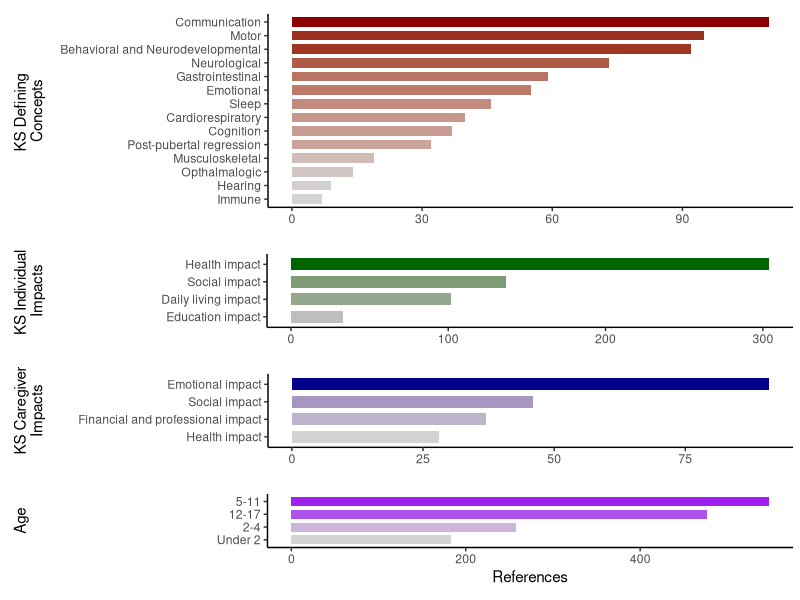
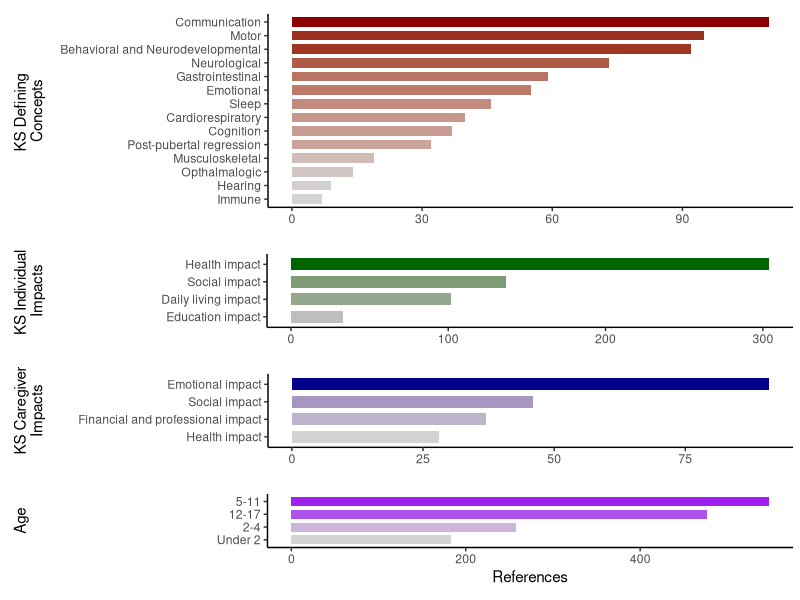
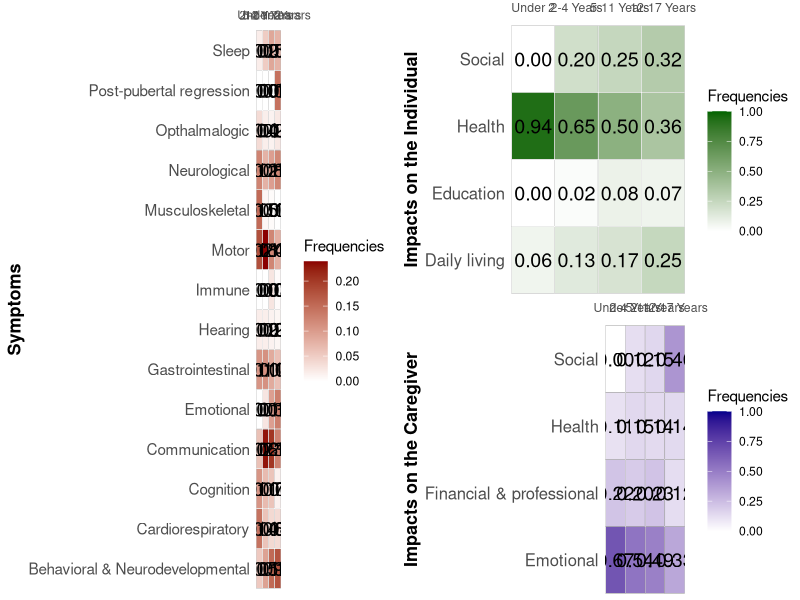
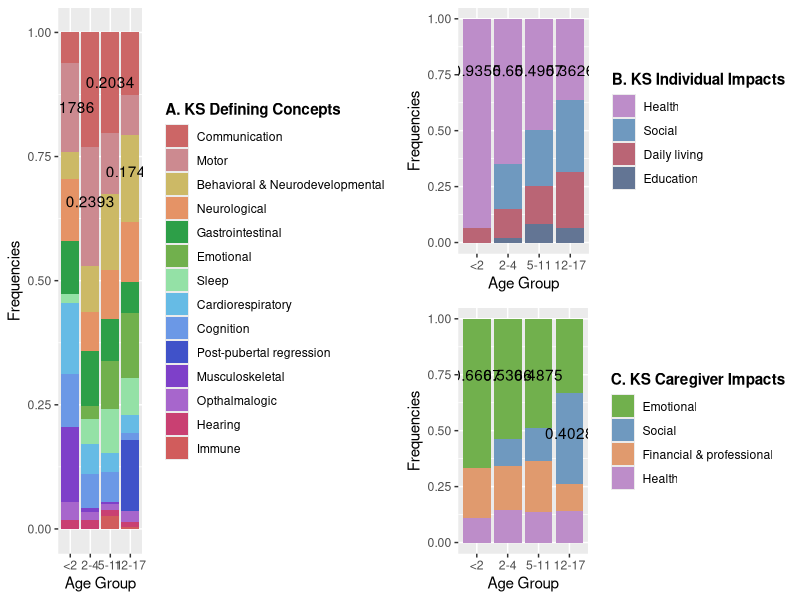

Generate these figures, in order, with R:
## ---- chunk 1
library(readxl)
library(dplyr)
library(ggplot2)
library(gridExtra)

# Data cleaning
KSdata <- read_excel("KS_data.xlsx", sheet = 1)

KSD <- KSdata[2:15, ]
KSD1 <- KSD |>
  select(c("...1", "Total references"))
colnames(KSD1) <- c("KDC", "total")

KSI <- KSdata[18:21, ]
KSI1 <- KSI |>
  select(c("...1", "Total references"))
colnames(KSI1) <- c("KII", "total")

CI <- KSdata[24:27, ]
CI1 <- CI |>
  select(c("...1", "Total references"))
colnames(CI1) <- c("CI", "total")

Age <- KSdata |>
  select(c(2:5))
Age <- colSums(Age, na.rm = TRUE)
Age <- as.data.frame(t(Age))
rownames(Age) <- 'total'
colnames(Age) <- c("Under 2", "2-4", "5-11", "12-17")

Age_transposed <- as.data.frame(t(Age))
Age1 <- data.frame(age = row.names(Age_transposed), total = unlist(Age_transposed, use.names = FALSE))
row.names(Age1) <- NULL

# Plot of the data
CI1$color_value <- CI1$total / sum(CI1$total)
p1 <- ggplot(CI1, aes(x = total, y = reorder(CI, total), fill = color_value)) +
  geom_bar(stat="identity", width = 0.7) +
  scale_fill_gradient(low="lightgrey", high="darkblue") +
  theme_classic() +
  theme(legend.position = "none",
        plot.margin = margin(t = 10, r = 5, b = 10, l = 0, unit = "pt")) +
  labs(x = NULL, y = " KS Caregiver 
Impacts")
p1 <- p1 + theme(
  axis.title.y = element_text(margin = margin(t = 0, r = 23, b = 0, l = 10, unit = "pt"))
)

KSI1$color_value <- KSI1$total / sum(KSI1$total)
p2 <- ggplot(KSI1, aes(x = total, y = reorder(KII, total), fill = color_value)) +
  geom_bar(stat="identity", width = 0.7) +
  scale_fill_gradient(low="grey", high="darkgreen") +
  theme_classic() +
  theme(legend.position = "none",
        axis.title.y = element_text(),
        plot.margin = margin(t = 10, r = 5, b = 10, l = 0, unit = "pt")) +
  labs(x = NULL, y = "KS Individual 
Impacts")
p2 <- p2 + theme(
  axis.title.y = element_text(margin = margin(t = 0, r = 83, b = 0, l = 10, unit = "pt"))
)

KSD1$color_value <- KSD1$total / sum(KSD1$total)
p3 <- ggplot(KSD1, aes(x = total, y = reorder(KDC, total), fill = color_value)) +
  geom_bar(stat="identity", width = 0.7) +
  scale_fill_gradient(low="lightgrey", high="darkred") +
  theme_classic() +
  theme(legend.position = "none",
        axis.title.y = element_text(),
        plot.margin = margin(t = 10, r = 5, b = 10, l = 0, unit = "pt")) +
  labs(x = NULL, y = "KS Defining 
Concepts")
p3 <- p3 + theme(
  axis.title.y = element_text(margin = margin(t = 0, r = 10, b = 0, l = 10, unit = "pt"))
)

Age1$color_value <- Age1$total / sum(Age1$total)
p4 <- ggplot(Age1, aes(x = total, y = reorder(age, total), fill = color_value)) +
  geom_bar(stat="identity", width = 0.7) +
  scale_fill_gradient(low="lightgrey", high="purple") +
  theme_classic() +
  theme(legend.position = "none",
        axis.title.y = element_text(),
        plot.margin = margin(t = 10, r = 5, b = 10, l = 0, unit = "pt")) +
  labs(x = NULL, y = "Age")
p4 <- p4 + theme(
  axis.title.y = element_text(margin = margin(t = 0, r = 135, b = 0, l = 10, unit = "pt"))
)

p4 <- p4 + 
  labs(x = "References")

p5 <- grid.arrange(p3, p2, p1, p4, ncol = 1, heights = c(2, 1, 1, 1))
## ---- chunk 2
grid.arrange(p5)
## ---- chunk 3
suppressPackageStartupMessages(library(ggplot2))
library(ggpubr)
suppressPackageStartupMessages(library(tidyverse))
suppressPackageStartupMessages(library(gridExtra))

#load in data
KS_data <- read.csv("KS_lifespan.csv")
KS_data$X <- str_replace(KS_data$X, " impact", "")
KS_data$X <- str_replace(KS_data$X, " and ", " & ")

#defining concepts subset data
concepts <- KS_data[2:15, -6]

#rename for ease
concepts <- rename(concepts, Symptoms = `X`)
concepts <- rename(concepts, `< 2` = `under.2.years.of.age..infancy...N.16.`,
                   `2-4` = `X2.4.years.of.age...early.childhood...N.15.`,
                   `5-11` = `X5.11.years.of.age..late.childhood...N.13.`,
                   `12-17` = `X12.17.years.of.age..adolescence.and.teenage.years...N.6.`)

#find sum of individual columns
conc_csums <- colSums(concepts[ , -1])

#divide cell values by column total for frequency
#put frequency values in new columns
concepts <- concepts |>
  mutate(
    `Under 2` = `< 2` / conc_csums[1],
    `2-4 Years` = `2-4` / conc_csums[2],
    `5-11 Years` = `5-11` / conc_csums[3],
    `12-17 Years` = `12-17` / conc_csums[4]
  )

#format for graphing
concepts_2 <- select(concepts, -`< 2`, -`2-4`, -`5-11`, -`12-17`)
concepts_2 <- pivot_longer(concepts_2, cols = c(`Under 2`, `2-4 Years`, `5-11 Years`, `12-17 Years`), names_to = "age", values_to = "Frequencies")

concepts_2$age <- factor(concepts_2$age, levels = c("Under 2", "2-4 Years", "5-11 Years", "12-17 Years"))

#heatmap
heatmap_1 <- ggplot(concepts_2, aes(x=age, y=Symptoms, fill= Frequencies)) +
   geom_tile(color = "black") +  
   geom_tile(color = "white", fill = NA) +  
   geom_tile(color = "white", fill = NA) +  
   geom_text(aes(label = sprintf("%.2f", Frequencies)), color = "black", size = 5) +  # Add text labels
   scale_fill_gradient(low="white", high="darkred") + 
   labs(x = NULL, y = "Symptoms")+
   scale_x_discrete(expand = c(0, 0), position = 'top', labels = c("Under 2", limits = c(0, 1))) +
   theme_minimal() +  
   theme(panel.grid = element_blank())+
   theme(
    panel.grid = element_blank(),
    axis.text.y = element_text(size = 11),
    axis.title.y = element_text(face = "bold", size = 13)
  )


#individual impacts subset data
ind_impacts <- KS_data[18:21, -6]

ind_impacts <- rename(ind_impacts, Impacts = `X`)
ind_impacts <- rename(ind_impacts, `< 2` = `under.2.years.of.age..infancy...N.16.`,
                   `2-4` = `X2.4.years.of.age...early.childhood...N.15.`,
                   `5-11` = `X5.11.years.of.age..late.childhood...N.13.`,
                   `12-17` = `X12.17.years.of.age..adolescence.and.teenage.years...N.6.`)


#find sum of individual columns
ind_csums <- colSums(ind_impacts[ ,-1])

#divide cell values by column total for frequency
#put frequency values in new columns
ind_impacts <- ind_impacts |>
  mutate(
    `Under 2` = `< 2` / ind_csums[1],
    `2-4 Years` = `2-4` / ind_csums[2],
    `5-11 Years` = `5-11` / ind_csums[3],
    `12-17 Years` = `12-17` / ind_csums[4]
  )

#format for graphing
ind_impacts_2 <- select(ind_impacts, -`< 2`, -`2-4`, -`5-11`, -`12-17`)
ind_impacts_2 <- pivot_longer(ind_impacts_2, cols = c(`Under 2`, `2-4 Years`, `5-11 Years`, `12-17 Years`), names_to = "age", values_to = "Frequencies")

ind_impacts_2$age <- factor(ind_impacts_2$age, levels = c("Under 2", "2-4 Years", "5-11 Years", "12-17 Years"))


#heatmap
heatmap_2 <- ggplot(ind_impacts_2, aes(x=age, y=Impacts, fill= Frequencies)) +
   geom_tile(color = "black") +  
   geom_tile(color = "white", fill = NA) + 
   geom_tile(color = "white", fill = NA) +  
   geom_text(aes(label = sprintf("%.2f", Frequencies)), color = "black", size = 5) +  # Add text labels
   scale_fill_gradient(low = "white", high = "darkgreen", limit = c(0,1))+
   labs(x = NULL, y = "Impacts on the Individual")+
   scale_x_discrete(expand = c(0, 0),position = 'top') +
   theme_minimal() +  
   theme(panel.grid = element_blank())+
  theme(
    panel.grid = element_blank(),
    axis.title.y = element_text(face = "bold", size = 13),
    axis.text.y = element_text(size = 12),
    plot.margin = margin(t = 0, r = .1, b = 0, l = .1, unit = "cm")
  )


#caregiver impacts subset data
care_impacts <- KS_data[24:27, -6]

care_impacts <- rename(care_impacts, Impacts = `X`)
care_impacts <- rename(care_impacts, `< 2` = `under.2.years.of.age..infancy...N.16.`,
                   `2-4` = `X2.4.years.of.age...early.childhood...N.15.`,
                   `5-11` = `X5.11.years.of.age..late.childhood...N.13.`,
                   `12-17` = `X12.17.years.of.age..adolescence.and.teenage.years...N.6.`)

#find sum of individual columns
care_csums <- colSums(care_impacts[ ,-1])

#divide cell values by column total for frequency
#put frequency values in new columns
care_impacts <- care_impacts |>
  mutate(
    `Under 2` = `< 2` / care_csums[1],
    `2-4 Years` = `2-4` / care_csums[2],
    `5-11 Years` = `5-11` / care_csums[3],
    `12-17 Years` = `12-17` / care_csums[4]
  )

#format for graphing
care_impacts_2 <- select(care_impacts, -`< 2`, -`2-4`, -`5-11`, -`12-17`)
care_impacts_2 <- pivot_longer(care_impacts_2, cols = c(`Under 2`, `2-4 Years`, `5-11 Years`, `12-17 Years`), names_to = "age", values_to = "Frequencies")

care_impacts_2$age <- factor(care_impacts_2$age, levels = c("Under 2", "2-4 Years", "5-11 Years", "12-17 Years"))


#heatmap (looks a little childish. Want to look more sophisticated. Perhaps interactive)
heatmap_3 <- ggplot(care_impacts_2, aes(x=age, y=Impacts, fill= Frequencies)) +
   geom_tile(color = "black") +  
   geom_tile(color = "white", fill = NA) +  
   geom_text(aes(label = sprintf("%.2f", Frequencies)), color = "black", size = 5) +  #add numbers on heatmap
   scale_fill_gradient(low="white", high="darkblue", limits = c(0,1)) + 
   labs(x = NULL, y = "Impacts on the Caregiver")+
   scale_x_discrete(expand = c(0, 0),position = 'top') +
   theme_minimal() +  
   theme(panel.grid = element_blank())+
   theme(
    panel.grid = element_blank(),
    axis.title.y = element_text(face = "bold", size = 13),
    axis.text.y = element_text(size = 12),
    plot.margin = margin(t = 0, r = .1, b = 0, l = .1, unit = "cm")
   )
     
## ---- chunk 4
#plots in same place
grid.arrange(heatmap_1, arrangeGrob(heatmap_2, heatmap_3), ncol=2)
## ---- chunk 5
#load data
lifespan <- read.csv("KS_lifespan.csv")
lifespan$X <- str_replace(lifespan$X, " impact", "")
lifespan$X <- str_replace(lifespan$X, "and", "&")
#data set for references to symptoms
symptoms <- lifespan[2:15,-6]
colnames(symptoms) <- c("symptom", "1", "2", "3", "4")
symptoms <- symptoms %>% pivot_longer(names_to = "age", values_to = "value", cols = 2:5)
#data set for references to individual impacts
ind_impacts <- lifespan[18:21,-6]
colnames(ind_impacts) <- c("impact", "1", "2", "3", "4")
ind_impacts <- ind_impacts %>% pivot_longer(names_to = "age", values_to = "value", cols = 2:5)
#data set for references to caregiver impacts
care_impacts <- lifespan[24:27,-6]
colnames(care_impacts) <- c("impact", "1", "2", "3", "4")
care_impacts <- care_impacts %>% pivot_longer(names_to = "age", values_to = "value", cols = 2:5)
## ---- chunk 6
#frequencies
symptoms_freq <- symptoms %>% group_by(age) %>% 
  mutate(sum = sum(value), freq = value/sum)

symptoms$symptom <- factor(symptoms$symptom, levels=c('Communication',
                                                      'Motor',
                                                      'Behavioral & Neurodevelopmental',
                                                      'Neurological',
                                                      'Gastrointestinal',
                                                      'Emotional',
                                                      'Sleep',
                                                      'Cardiorespiratory',
                                                      'Cognition',
                                                      'Post-pubertal regression',
                                                      'Musculoskeletal',
                                                      'Opthalmalogic',
                                                      'Hearing',
                                                      'Immune'
                                                      ))

#stacked barplots for KS Defining Concepts
plot1 <- ggplot(symptoms, aes(fill=symptom, y=value, x=age)) + 
  geom_bar(position="fill", stat="identity") +
  labs(x = "Age Group", y = "Frequencies") + 
  theme_grey() +
  scale_fill_manual(name = "A. KS Defining Concepts",
                    values = c("#cc6666", "#cc8a90", "#ccb966", "#e59366", "#2d9f48", "#71b04d", "#94e1a6", "#66bbe5", "#6b98e6", "#4052c9", "#7e40c9", "#a766cc", "#c94072", "#d15c5c"))+
  scale_x_discrete(labels=c("<2","2-4","5-11", "12-17")) +
  theme(legend.title = element_text(face = "bold")) +
  annotate("text", x = 1, y = 0.85, label = 0.1786) +
  annotate("text", x = 2, y = 0.66, label = 0.2393) +
  annotate("text", x = 3, y = 0.90, label = 0.2034) +
  annotate("text", x = 4, y = 0.72, label = 0.1749)
## ---- chunk 7
#frequencies
ind_freq <- ind_impacts %>% group_by(age) %>% 
  mutate(sum = sum(value), freq = value/sum)

ind_impacts$impact <- factor(ind_impacts$impact, levels=c('Health',
                                                          'Social',
                                                          'Daily living',
                                                          'Education'))

#stacked barplots for KS individual impacts
plot2 <- ggplot(ind_impacts, aes(fill=impact, y=value, x=age)) + 
  geom_bar(position="fill", stat="identity") +
  labs(x = "Age Group", y = "Frequencies") + 
  theme_grey() +
  scale_fill_manual(name = "B. KS Individual Impacts",
                    values = c("#bd8dc9", "#6f99bf","#ba6575", "#637594"))+
  scale_x_discrete(labels=c("<2","2-4","5-11", "12-17")) +
  theme(legend.title = element_text(face = "bold")) +
  annotate("text", x = 1, y = 0.77, label = 0.9355) +
  annotate("text", x = 2, y = 0.77, label = 0.65) +
  annotate("text", x = 3, y = 0.77, label = 0.4957) +
  annotate("text", x = 4, y = 0.77, label = 0.3626)
## ---- chunk 8
#frequencies
care_freq <- care_impacts %>% group_by(age) %>% 
  mutate(sum = sum(value), freq = value/sum)

care_impacts$impact <- factor(care_impacts$impact, levels=c('Emotional',
                                                          'Social',
                                                          'Financial & professional',
                                                          'Health'))

#stacked barplots for KS caregiver impacts
plot3 <- ggplot(care_impacts, aes(fill=impact, y=value, x=age)) + 
  geom_bar(position="fill", stat="identity") +
  labs(x = "Age Group", y = "Frequencies") + 
  theme_grey() +
  scale_fill_manual(name = "C. KS Caregiver Impacts",
                    values = c("#71b04d", "#6f99bf","#e09a6e", "#bd8dc9"))+
  scale_x_discrete(labels=c("<2","2-4","5-11", "12-17")) +
  theme(legend.title = element_text(face = "bold")) +
  annotate("text", x = 1, y = 0.75, label = 0.6667) +
  annotate("text", x = 2, y = 0.75, label = 0.5366) +
  annotate("text", x = 3, y = 0.75, label = 0.4875) +
  annotate("text", x = 4, y = 0.49, label = 0.4028)
## ---- chunk 9
grid.arrange(plot1, arrangeGrob(plot2, plot3), ncol = 2)
